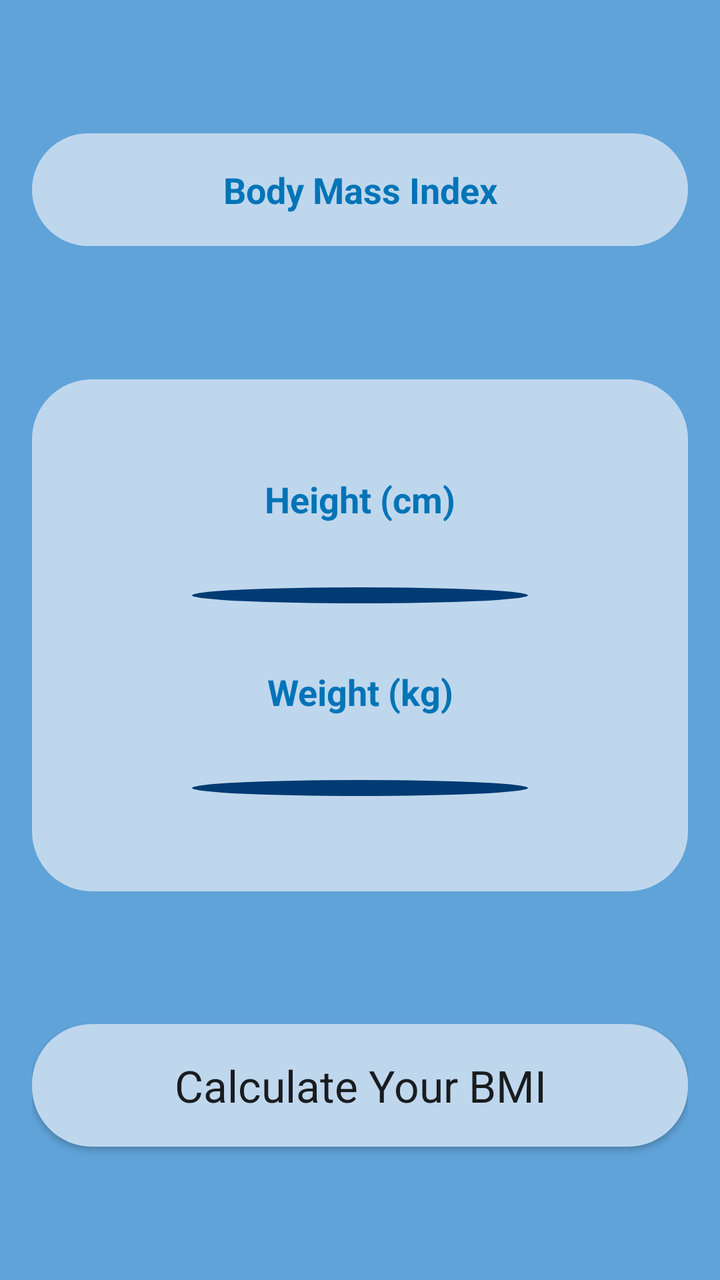
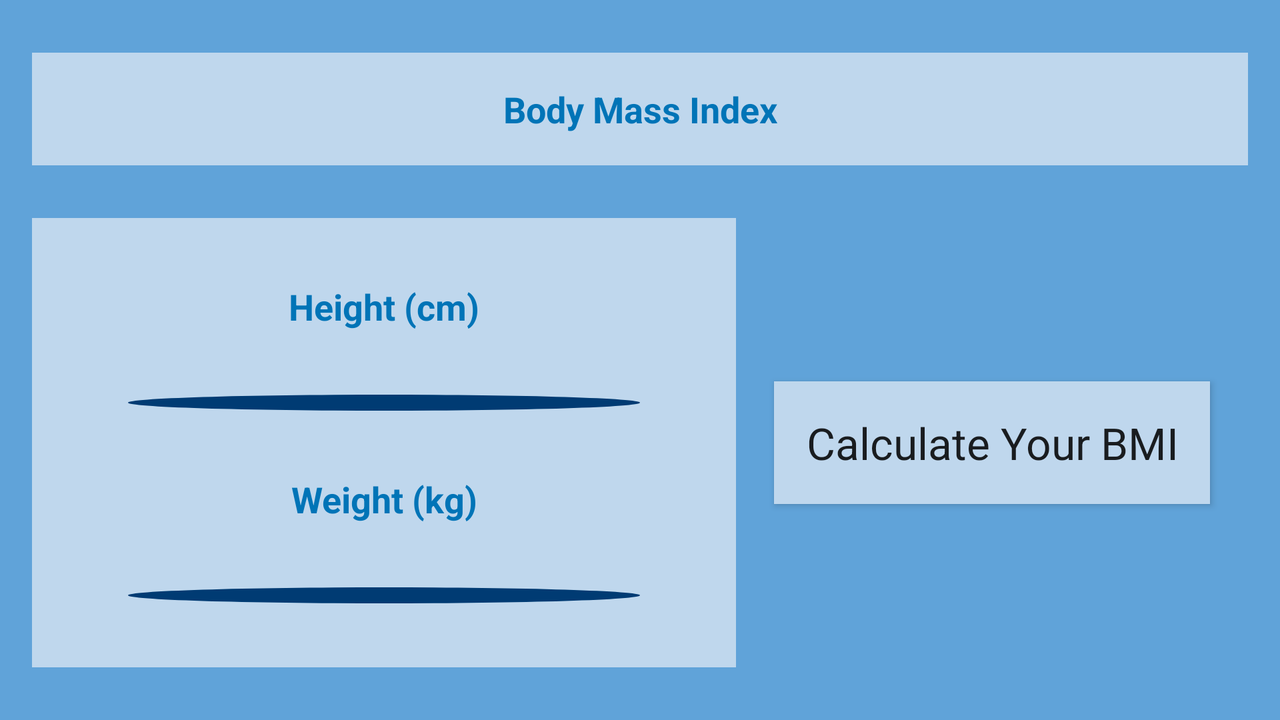

One screen, two layout resources from the same app: the default and the repository's alternative for another configuration. Each is rendered where Android would select it; the XML of both is given below.
<!-- AndroidManifest.xml: application theme AppTheme -->
<!-- res/layout/activity_metric.xml -->
<?xml version="1.0" encoding="utf-8"?>
<androidx.constraintlayout.widget.ConstraintLayout xmlns:android="http://schemas.android.com/apk/res/android"
    xmlns:app="http://schemas.android.com/apk/res-auto"
    xmlns:tools="http://schemas.android.com/tools"
    android:layout_width="match_parent"
    android:layout_height="match_parent"
    android:background="#60A3D9"
    android:orientation="vertical"
    android:paddingLeft="16dp"
    android:paddingRight="16dp"
    tools:context=".MetricActivity">


    <Button
        android:id="@+id/calculate_button"
        android:layout_width="match_parent"
        android:layout_height="wrap_content"
        android:background="@drawable/rounded_background"
        android:onClick="calculateClicked"
        android:padding="16dp"
        android:text="@string/calculate_your_bmi"
        android:textAppearance="@style/TextAppearance.AppCompat.Large"
        app:layout_constraintBottom_toBottomOf="parent"
        app:layout_constraintLeft_toLeftOf="parent"
        app:layout_constraintRight_toRightOf="parent"
        app:layout_constraintTop_toBottomOf="@id/table_layout"

        />

    <TableLayout
        android:id="@+id/table_layout"
        android:layout_width="match_parent"
        android:layout_height="wrap_content"
        android:background="@drawable/rounded_background"
        android:gravity="center"
        android:minHeight="256dp"
        android:paddingTop="16dp"
        android:paddingBottom="16dp"
        android:paddingLeft="64dp"
        android:paddingRight="64dp"
        android:stretchColumns="*"
        app:layout_constraintBottom_toTopOf="@id/calculate_button"
        app:layout_constraintLeft_toLeftOf="parent"
        app:layout_constraintRight_toRightOf="parent"
        app:layout_constraintTop_toBottomOf="@id/bmi_logo">

        <TableRow>

            <TextView
                android:id="@+id/height_view"
                android:layout_height="match_parent"
                android:padding="16dp"
                android:text="@string/height_cm"
                android:textAlignment="center"
                android:textAppearance="@style/TextAppearance.AppCompat.Medium"
                android:textColor="@color/royal_blue"
                android:textStyle="bold" />

        </TableRow>

        <TableRow>

            <SeekBar
                android:id="@+id/height_bar"
                android:layout_height="match_parent"
                android:max="200"
                android:padding="16dp"
                android:progressDrawable="@drawable/seek_bar"
                android:thumb="@drawable/seek_bar_thumb" />

        </TableRow>

        <TableRow>

            <TextView
                android:id="@+id/weight_view"
                android:layout_height="match_parent"
                android:padding="16dp"
                android:text="@string/weight_kg"
                android:textAlignment="center"
                android:textAppearance="@style/TextAppearance.AppCompat.Medium"
                android:textColor="@color/royal_blue"
                android:textStyle="bold" />

        </TableRow>

        <TableRow>

            <SeekBar
                android:id="@+id/weight_bar"
                android:layout_height="match_parent"
                android:max="200"
                android:padding="16dp"
                android:progressDrawable="@drawable/seek_bar"
                android:thumb="@drawable/seek_bar_thumb" />

        </TableRow>

    </TableLayout>

    <TextView
        android:id="@+id/bmi_logo"
        android:layout_width="match_parent"
        android:layout_height="wrap_content"
        android:background="@drawable/rounded_background"
        android:gravity="center"
        android:padding="16dp"
        android:text="@string/bmi_logo"
        android:textAlignment="center"
        android:textAppearance="@style/TextAppearance.AppCompat.Display1"
        android:textColor="@color/royal_blue"
        android:textStyle="bold"

        app:layout_constraintBottom_toTopOf="@id/table_layout"
        app:layout_constraintLeft_toLeftOf="parent"
        app:layout_constraintRight_toRightOf="parent"
        app:layout_constraintTop_toTopOf="parent" />


</androidx.constraintlayout.widget.ConstraintLayout>
<!-- resources referenced by this layout -->
<resources>
  <color name="royal_blue">#0074B7</color>
  <!-- drawable rounded_background (drawable) -->
  <?xml version="1.0" encoding="utf-8"?>
  <shape xmlns:android="http://schemas.android.com/apk/res/android"
      android:shape="rectangle">
      <solid android:color="@color/baby_blue"/>
      <corners
          android:bottomRightRadius="30dp"
          android:bottomLeftRadius="30dp"
          android:topLeftRadius="30dp"
          android:topRightRadius="30dp"/>
  </shape>
  <!-- drawable seek_bar (drawable) -->
  <?xml version="1.0" encoding="utf-8"?>
  <shape xmlns:android="http://schemas.android.com/apk/res/android"
      android:shape="oval">
      <solid android:color="@color/seek_bar_progress"/>
      <size
          android:height="@dimen/seek_bar_thumb_size"
          android:width="@dimen/seek_bar_thumb_size"
          />
  </shape>
  <!-- drawable seek_bar_thumb (drawable) -->
  <?xml version="1.0" encoding="utf-8"?>
  <shape xmlns:android="http://schemas.android.com/apk/res/android"
  android:shape="oval">
  <solid android:color="@color/seek_bar_progress"/>
  <size
      android:height="@dimen/seek_bar_thumb_size"
      android:width="@dimen/seek_bar_thumb_size"
      />
  </shape>
  <string name="bmi_logo">Body Mass Index</string>
  <string name="calculate_your_bmi">Calculate Your BMI</string>
  <string name="height_cm">Height (cm)</string>
  <string name="weight_kg">Weight (kg)</string>
  <style name="TextAppearance.AppCompat.Display1">
          <item name="android:textSize">18sp</item>
      </style>
  <style name="AppTheme" parent="Theme.AppCompat.Light.DarkActionBar">
          
          <item name="colorPrimary">@color/colorPrimary</item>
          <item name="colorPrimaryDark">@color/colorPrimaryDark</item>
          <item name="colorAccent">@color/colorAccent</item>
      </style>
  <color name="baby_blue">#BFD7ED</color>
  <color name="seek_bar_progress">@color/navy_blue</color>
  <color name="colorPrimary">#6200EE</color>
  <color name="colorPrimaryDark">#3700B3</color>
  <color name="colorAccent">#03DAC5</color>
  <color name="navy_blue">#003B73</color>
</resources>
<!-- res/layout-land/activity_metric.xml (the repository's variant of the layout above) -->
<!-- drawn on the phone turned sideways -->
<?xml version="1.0" encoding="utf-8"?>
<androidx.constraintlayout.widget.ConstraintLayout xmlns:android="http://schemas.android.com/apk/res/android"
    xmlns:app="http://schemas.android.com/apk/res-auto"
    xmlns:tools="http://schemas.android.com/tools"
    android:layout_width="match_parent"
    android:layout_height="match_parent"
    android:background="#60A3D9"
    android:paddingHorizontal="16dp"
    tools:context=".MetricActivity">


    <Button
        android:id="@+id/calculate_button"
        android:layout_width="wrap_content"
        android:layout_height="wrap_content"
        android:background="@color/baby_blue"
        android:onClick="calculateClicked"
        android:padding="16dp"
        android:text="@string/calculate_your_bmi"
        android:textAppearance="@style/TextAppearance.AppCompat.Large"
        app:layout_constraintBottom_toBottomOf="parent"
        app:layout_constraintLeft_toRightOf="@id/table_layout"
        app:layout_constraintRight_toRightOf="parent"
        app:layout_constraintTop_toBottomOf="@id/bmi_logo" />


    <TableLayout
        android:id="@+id/table_layout"
        android:layout_width="match_parent"
        android:layout_height="wrap_content"
        android:layout_marginEnd="256dp"
        android:background="@color/baby_blue"
        android:paddingVertical="16dp"
        app:layout_constraintBottom_toBottomOf="parent"
        app:layout_constraintLeft_toLeftOf="parent"
        app:layout_constraintRight_toRightOf="parent"
        app:layout_constraintTop_toBottomOf="@id/bmi_logo">

        <TableRow
            android:layout_width="match_parent"
            android:gravity="center">

            <TextView
                android:id="@+id/height_view"
                android:layout_height="match_parent"
                android:padding="16dp"
                android:text="@string/height_cm"
                android:textAlignment="center"
                android:textAppearance="@style/TextAppearance.AppCompat.Medium"
                android:textColor="@color/royal_blue"
                android:textStyle="bold" />

        </TableRow>

        <TableRow
            android:layout_width="match_parent"
            android:gravity="center"
            android:paddingHorizontal="32dp"
            android:paddingVertical="16dp">

            <SeekBar
                android:id="@+id/height_bar"
                android:layout_height="match_parent"
                android:layout_weight="1"
                android:max="200"
                android:progressDrawable="@drawable/seek_bar"
                android:thumb="@drawable/seek_bar_thumb" />

        </TableRow>

        <TableRow
            android:layout_width="match_parent"
            android:gravity="center">

            <TextView
                android:id="@+id/weight_view"
                android:layout_height="match_parent"
                android:padding="16dp"
                android:text="@string/weight_kg"
                android:textAlignment="center"
                android:textAppearance="@style/TextAppearance.AppCompat.Medium"
                android:textColor="@color/royal_blue"
                android:textStyle="bold" />

        </TableRow>

        <TableRow
            android:layout_width="match_parent"
            android:gravity="center"
            android:paddingHorizontal="32dp"
            android:paddingVertical="16dp">

            <SeekBar
                android:id="@+id/weight_bar"
                android:layout_height="match_parent"
                android:layout_weight="1"
                android:max="200"
                android:progressDrawable="@drawable/seek_bar"
                android:thumb="@drawable/seek_bar_thumb" />

        </TableRow>

    </TableLayout>

    <TextView
        android:id="@+id/bmi_logo"
        android:layout_width="match_parent"
        android:layout_height="wrap_content"
        android:background="@color/baby_blue"
        android:gravity="center"
        android:padding="16dp"
        android:text="@string/bmi_logo"
        android:textAlignment="center"
        android:textAppearance="@style/TextAppearance.AppCompat.Display1"
        android:textColor="@color/royal_blue"
        android:textStyle="bold"
        app:layout_constraintBottom_toTopOf="@id/table_layout"
        app:layout_constraintLeft_toLeftOf="parent"
        app:layout_constraintRight_toRightOf="parent"
        app:layout_constraintTop_toTopOf="parent" />

</androidx.constraintlayout.widget.ConstraintLayout>
<!-- resources referenced by the variant -->
<!-- as the phone turned sideways resolves them -->
<resources>
  <color name="baby_blue">#BFD7ED</color>
  <color name="royal_blue">#0074B7</color>
  <!-- drawable seek_bar (drawable) -->
  <?xml version="1.0" encoding="utf-8"?>
  <shape xmlns:android="http://schemas.android.com/apk/res/android"
      android:shape="oval">
      <solid android:color="@color/seek_bar_progress"/>
      <size
          android:height="@dimen/seek_bar_thumb_size"
          android:width="@dimen/seek_bar_thumb_size"
          />
  </shape>
  <!-- drawable seek_bar_thumb (drawable) -->
  <?xml version="1.0" encoding="utf-8"?>
  <shape xmlns:android="http://schemas.android.com/apk/res/android"
  android:shape="oval">
  <solid android:color="@color/seek_bar_progress"/>
  <size
      android:height="@dimen/seek_bar_thumb_size"
      android:width="@dimen/seek_bar_thumb_size"
      />
  </shape>
  <string name="bmi_logo">Body Mass Index</string>
  <string name="calculate_your_bmi">Calculate Your BMI</string>
  <string name="height_cm">Height (cm)</string>
  <string name="weight_kg">Weight (kg)</string>
  <style name="TextAppearance.AppCompat.Display1">
          <item name="android:textSize">18sp</item>
      </style>
  <style name="AppTheme" parent="Theme.AppCompat.Light.DarkActionBar">
          
          <item name="colorPrimary">@color/colorPrimary</item>
          <item name="colorPrimaryDark">@color/colorPrimaryDark</item>
          <item name="colorAccent">@color/colorAccent</item>
      </style>
  <color name="seek_bar_progress">@color/navy_blue</color>
  <color name="colorPrimary">#6200EE</color>
  <color name="colorPrimaryDark">#3700B3</color>
  <color name="colorAccent">#03DAC5</color>
  <color name="navy_blue">#003B73</color>
</resources>
